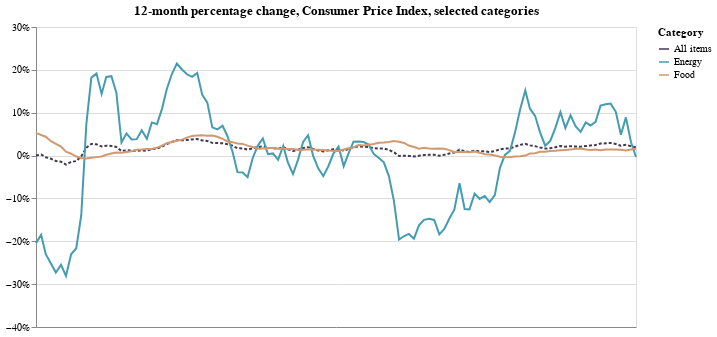

This figure's notebook cell:
### Code cell
base = alt.Chart(
    three_cats,
    title="12-month percentage change, Consumer Price Index, selected categories"
).encode(
    x=alt.X(
        "date:T",
        timeUnit="yearmonth",
        axis=alt.Axis(
            title=None,
            labelAngle=0,
            grid=False,
            # A truly gnarly hack from https://github.com/altair-viz/altair/issues/187
            values=list(pd.to_datetime([
                '2008-11-01',
                '2010-11-01',
                '2012-11-01',
                '2014-11-01',
                '2016-11-01',
                '2018-11-01'
            ]).astype(int) / 10 ** 6)
        ),
    ),
    y=alt.Y(
        "pct_change:Q",
        axis=alt.Axis(title=None, format='%'),
        scale=alt.Scale(domain=[-0.4, 0.3])
    ),
    color=alt.Color(
        "series_items_name:N",
        legend=alt.Legend(title="Category"),
        scale=alt.Scale(range=["#423a51", "#449cb0", "#d09972"])
    )
)

all_items = base.transform_filter(
    alt.datum.series_items_name == 'All items'
).mark_line(strokeDash=[3, 2])

other_items = base.transform_filter(
    alt.datum.series_items_name != 'All items'
).mark_line()

(all_items + other_items).properties(width=600)

### Figure 1 — Vega-Lite specification as saved in the notebook (floating-point values rounded to 4 significant figures; data arrays with more than 128 entries replaced by an {"elided": "..."} marker saying what was removed)
{"$schema": "https://vega.github.io/schema/vega-lite/v2.6.0.json", "config": {"view": {"height": 300, "width": 400}}, "datasets": {"data-1f23bfc4285a145675082fe2328cd302": {"elided": "360 records"}}, "layer": [{"data": {"name": "data-1f23bfc4285a145675082fe2328cd302"}, "encoding": {"color": {"field": "series_items_name", "legend": {"title": "Category"}, "scale": {"range": ["#423a51", "#449cb0", "#d09972"]}, "type": "nominal"}, "x": {"axis": {"grid": false, "labelAngle": 0, "title": null, "values": [1225497600000, 1288569600000, 1351728000000, 1414800000000, 1477958400000, 1541030400000]}, "field": "date", "timeUnit": "yearmonth", "type": "temporal"}, "y": {"axis": {"format": "%", "title": null}, "field": "pct_change", "scale": {"domain": [-0.4, 0.3]}, "type": "quantitative"}}, "mark": {"strokeDash": [3, 2], "type": "line"}, "title": "12-month percentage change, Consumer Price Index, selected categories", "transform": [{"filter": "(datum.series_items_name === 'All items')"}]}, {"data": {"name": "data-1f23bfc4285a145675082fe2328cd302"}, "encoding": {"color": {"field": "series_items_name", "legend": {"title": "Category"}, "scale": {"range": ["#423a51", "#449cb0", "#d09972"]}, "type": "nominal"}, "x": {"axis": {"grid": false, "labelAngle": 0, "title": null, "values": [1225497600000, 1288569600000, 1351728000000, 1414800000000, 1477958400000, 1541030400000]}, "field": "date", "timeUnit": "yearmonth", "type": "temporal"}, "y": {"axis": {"format": "%", "title": null}, "field": "pct_change", "scale": {"domain": [-0.4, 0.3]}, "type": "quantitative"}}, "mark": "line", "title": "12-month percentage change, Consumer Price Index, selected categories", "transform": [{"filter": "(datum.series_items_name !== 'All items')"}]}], "width": 600}
